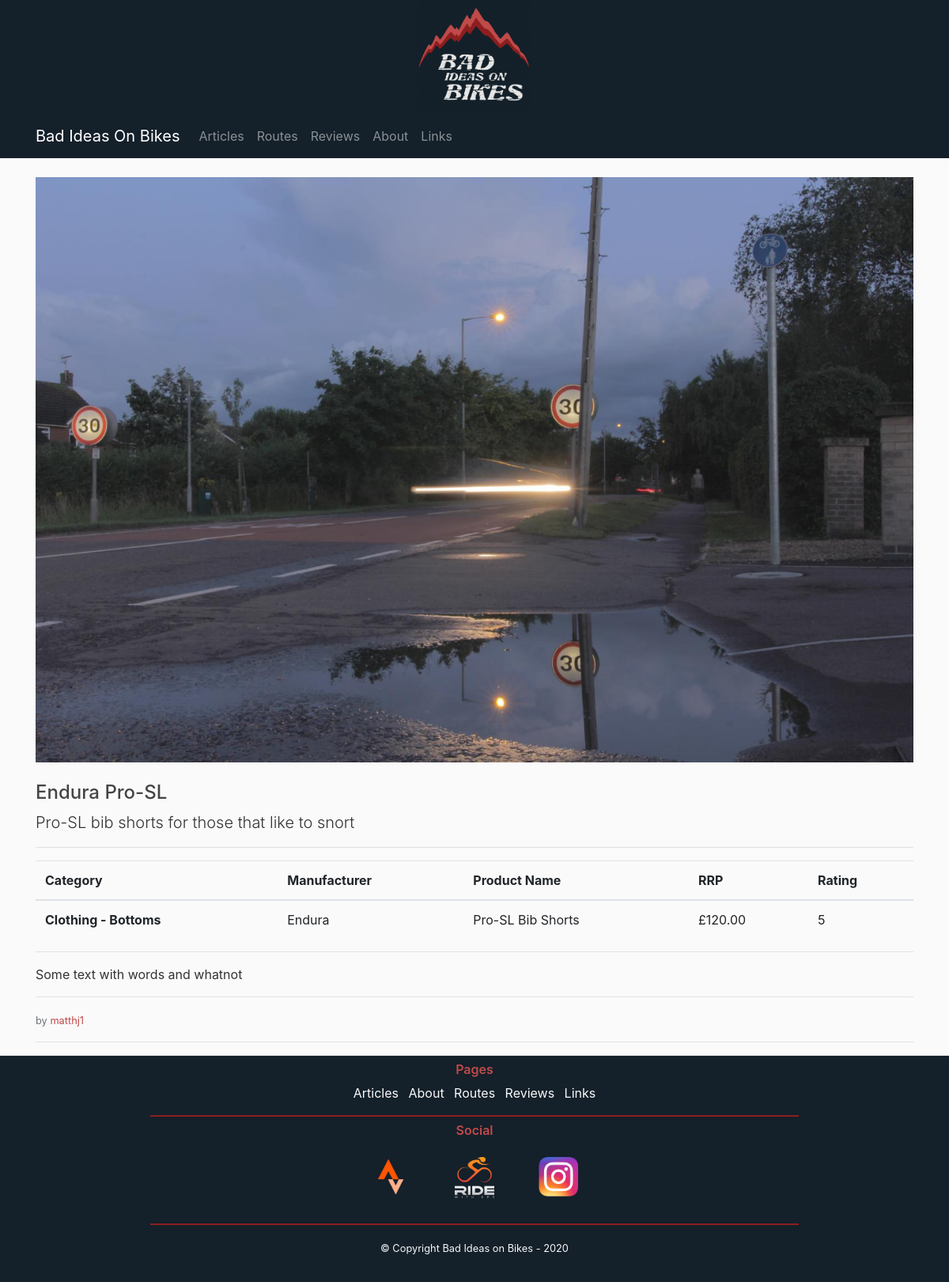
/post/6, run on the app's committed database.
### flaskbiob/models.py (models this page shows, shortened)
class Posts(db.Model):
    id = db.Column(db.Integer, primary_key=True)
    post_type = db.Column(db.String(7), nullable=False)
    title = db.Column(db.String(100), nullable=False)
    date = db.Column(db.DateTime, nullable=False, default=datetime.utcnow)
    leader = db.Column(db.Text, nullable=False)
    content = db.Column(db.Text, nullable=False)
    post_image = db.Column(db.String(100), nullable=False, default="default_post.jpg")
    user = db.Column(db.Integer, db.ForeignKey("users.id"), nullable=False)
    routes = db.relationship("Routes", backref="post_route", lazy="joined", uselist=False)
    reviews = db.relationship("Reviews", backref="post_review", lazy="joined", uselist=False)

class Reviews(db.Model):
    id = db.Column(db.Integer, primary_key=True)
    title = db.Column(db.String(100), nullable=False)
    category = db.Column(db.String(100), nullable=False)
    manufacturer = db.Column(db.String(100), nullable=False)
    product_name = db.Column(db.String(100), nullable=False)
    rating = db.Column(db.Integer, nullable=False)
    rrp = db.Column(db.Float, nullable=False)
    post = db.Column(db.Integer, db.ForeignKey("posts.id"), nullable=True)
    user = db.Column(db.Integer, db.ForeignKey("users.id"), nullable=False)

class Users(db.Model, UserMixin):
    id = db.Column(db.Integer, primary_key=True)
    username = db.Column(db.String(20), unique=True, nullable=False)
    email = db.Column(db.String(100), unique=True, nullable=False)
    image_file = db.Column(db.String(20), nullable=False, default="default.png")
    password = db.Column(db.String(60), nullable=False)
    posts = db.relationship("Posts", backref="author", lazy=True)
    routes = db.relationship("Routes", backref="author", lazy=True)
    reviews = db.relationship("Reviews", backref="author", lazy=True)

### flaskbiob/posts/routes.py (the view)
@posts.route("/post/<post_id>", methods=["GET", "POST"])
def postPage(post_id):
    post = Posts.query.get_or_404(post_id)
    if post.post_type == "Route":
        route = None
        encoded_title = None
        try:
            route = Routes.query.filter_by(post=post_id).first()
            encoded_title = urllib.parse.quote(route.title)
        except:
            print("No route found")
        return render_template("Post_Route.html", title=post.title, post=post, route=route,
                               encoded_title=encoded_title)
    else:
        review = None
        try:
            review = Reviews.query.filter_by(post=post_id).first()
        except:
            print("No review found")
        return render_template("Post_Review.html", title=post.title, post=post, review=review)

### flaskbiob/templates/Post_Review.html (shortened to what this page needs)
{% extends "BASE.html" %}
    {% block content %}
        <img src="{{ url_for('static', filename='post_pics/' + post.post_image) }}" class="img-fluid" alt="Responsive image">
                <div class="row pt-4">
                    <div class="col-md-12">
                        <h4>{{ post.title }}</h4>
                        <p class="lead">{{ post.leader }}</p>
                        <hr>
                        {% if review %}
                            <table class="table">
                                <thead>
                                    <tr>
                                        <th scope="col">Category</th>
                                        <th scope="col">Manufacturer</th>
                                        <th scope="col">Product Name</th>
                                        <th scope="col">RRP</th>
                                        <th scope="col">Rating</th>
                                    </tr>
                                </thead>
                                <tbody>
                                    <tr>
                                        <th scope="row">{{ review.category }}</th>
                                        <td>{{ review.manufacturer }}</td>
                                        <td>{{ review.product_name }}</td>
                                        <td>£{{ "{:.2f}".format(review.rrp) }}</td>
                                        <td>{{ review.rating }}</td>
                                    </tr>
                                </tbody>
                            </table>
                        {% endif %}
                        <hr>
                        <p>{{ post.content | safe }}</p>
                        <hr>
                        <small class="text-muted">by <a href="{{ url_for('users.userpostPage', username=post.author.username) }}">{{ post.author.username }}</a></small>
                        <hr>
                    </div>
                </div>
    {% endblock content %}

### flaskbiob/static/main.css (style rules this page uses)
body { background: #fafafa; color: #333333; }
h1, h2, h3, h4, h5, h6 { color: #444444; }
a:link { color: #bf4a4a; }

### data on the page
Posts: post_image (picture), title "Endura Pro-SL", leader "Pro-SL bib shorts for those that like to snort", content "Some text with words and whatnot"
Reviews: category "Clothing - Bottoms", manufacturer "Endura", product_name "Pro-SL Bib Shorts", rrp "120.00", rating "5"
Users: author.username "matthj1"
